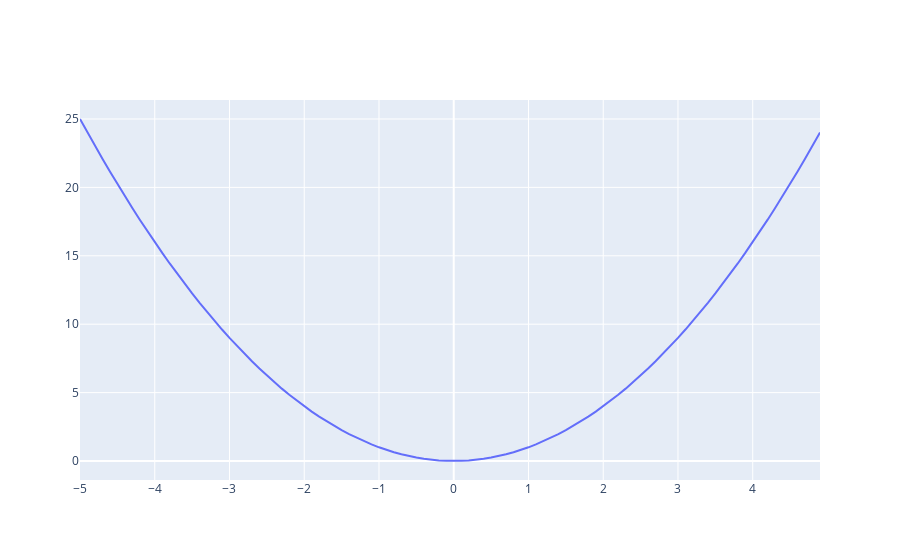

Write notebook code for a chart like this one.
### Markdown cell above
Вычислили все координаты. Теперь объединим:

### Code cell
fig = go.Figure()
fig.add_trace(go.Scatter(x=x, y=f(x)))
fig.show()
